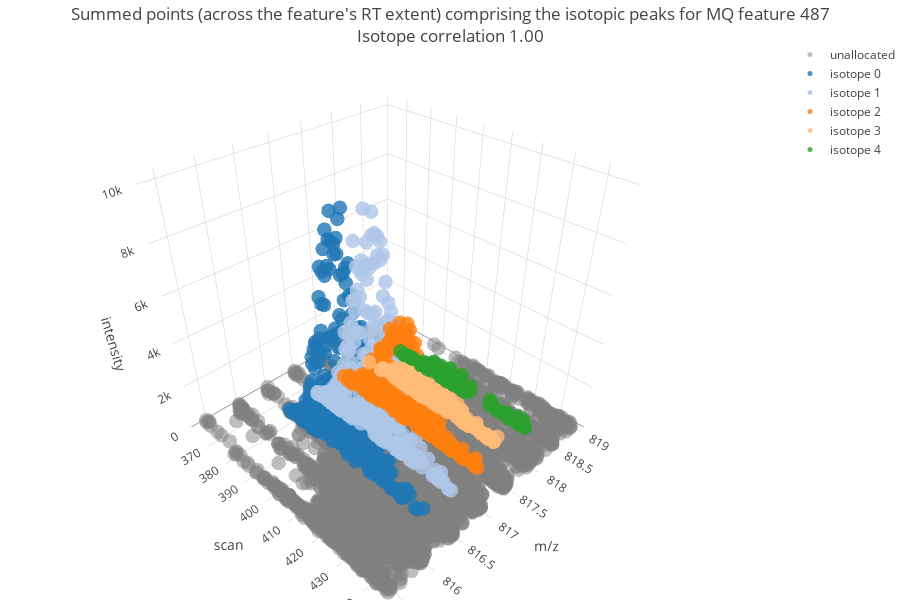

Notebook code cell kept with this figure:
### Code cell
import plotly.plotly as py
import plotly.graph_objs as go

traces = []

# plot all the unallocated points in the region
trace = go.Scatter3d(
    x = unallocated_df.mz,
    y = unallocated_df.scan,
    z = unallocated_df.intensity,
    mode = 'markers',
    marker = dict(
        size = 5,
        color = "rgb(128,128,128)",
        opacity = 0.5
    ),
    text = unallocated_df.hover,
    hoverinfo = 'text',
    name = "unallocated"
)
traces.append((trace))

# plot the isotopes
for isotope_idx in range(0,isotope_count):
    df = isotope_point_df_list[isotope_idx]
    if len(df) > 0:
        trace = go.Scatter3d(
            x = df.mz,
            y = df.scan,
            z = df.intensity,
            mode = 'markers',
            marker = dict(
                size = 5,
                color = "rgb{}".format(tableau20_py[isotope_idx]),
                opacity = 0.8
            ),
            text = df.hover,
            hoverinfo = 'text',
            name = "isotope {}".format(isotope_idx)
        )
        traces.append((trace))


data = traces
layout = go.Layout(
    autosize=False,
    width=900,
    height=600,
    title='Summed points (across the feature\'s RT extent) comprising the isotopic peaks for MQ feature {}<br>Isotope correlation {:,.2f}'.format(MQ_FEATURE_ID,isotope_correlation),
    margin=dict(
        l=0,
        r=0,
        b=0,
        t=40
    ),
    scene = dict(
        xaxis = dict(
            title='m/z', autorange='reversed'),
        yaxis = dict(
            title='scan'),
        zaxis = dict(
            title='intensity')
    )
)
fig = go.Figure(data=data, layout=layout)
iplot(fig)

### Figure 1 — Plotly figure (JSON) as saved in the notebook; plotly's stock layout.template omitted (floating-point values rounded to 4 significant figures; data arrays with more than 128 entries replaced by an {"elided": "..."} marker saying what was removed)
{"data": [{"hoverinfo": "text", "marker": {"color": "rgb(128,128,128)", "opacity": 0.5, "size": 5}, "mode": "markers", "name": "unallocated", "text": {"elided": "6877 str values"}, "type": "scatter3d", "x": {"elided": "6877 float values"}, "y": {"elided": "6877 int values"}, "z": {"elided": "6877 int values"}}, {"hoverinfo": "text", "marker": {"color": "rgb(31, 119, 180)", "opacity": 0.8, "size": 5}, "mode": "markers", "name": "isotope 0", "text": {"elided": "319 str values"}, "type": "scatter3d", "x": {"elided": "319 float values"}, "y": {"elided": "319 int values"}, "z": {"elided": "319 int values"}}, {"hoverinfo": "text", "marker": {"color": "rgb(174, 199, 232)", "opacity": 0.8, "size": 5}, "mode": "markers", "name": "isotope 1", "text": {"elided": "332 str values"}, "type": "scatter3d", "x": {"elided": "332 float values"}, "y": {"elided": "332 int values"}, "z": {"elided": "332 int values"}}, {"hoverinfo": "text", "marker": {"color": "rgb(255, 127, 14)", "opacity": 0.8, "size": 5}, "mode": "markers", "name": "isotope 2", "text": {"elided": "269 str values"}, "type": "scatter3d", "x": {"elided": "269 float values"}, "y": {"elided": "269 int values"}, "z": {"elided": "269 int values"}}, {"hoverinfo": "text", "marker": {"color": "rgb(255, 187, 120)", "opacity": 0.8, "size": 5}, "mode": "markers", "name": "isotope 3", "text": {"elided": "198 str values"}, "type": "scatter3d", "x": {"elided": "198 float values"}, "y": {"elided": "198 int values"}, "z": {"elided": "198 int values"}}, {"hoverinfo": "text", "marker": {"color": "rgb(44, 160, 44)", "opacity": 0.8, "size": 5}, "mode": "markers", "name": "isotope 4", "text": ["818.3950 m/z, 412 scan, RT 4343.4 secs", "818.4017 m/z, 429 scan, RT 4343.3 secs", "818.4014 m/z, 430 scan, RT 4343.7 secs", "818.4006 m/z, 425 scan, RT 4347.7 secs", "818.4008 m/z, 407 scan, RT 4348.9 secs", "818.4012 m/z, 423 scan, RT 4350.3 secs", "818.4001 m/z, 426 scan, RT 4349.2 secs", "818.4009 m/z, 406 scan, RT 4352.5 secs", "818.4000 m/z, 429 scan, RT 4354.6 secs", "818.4015 m/z, 429 scan, RT 4356.7 secs", "818.4015 m/z, 400 scan, RT 4359.6 secs", "818.3969 m/z, 401 scan, RT 4359.1 secs", "818.3983 m/z, 408 scan, RT 4359.2 secs", "818.4001 m/z, 388 scan, RT 4362.3 secs", "818.4015 m/z, 393 scan, RT 4361.4 secs", "818.3948 m/z, 394 scan, RT 4362.1 secs", "818.4025 m/z, 397 scan, RT 4361.7 secs", "818.4009 m/z, 400 scan, RT 4361.0 secs", "818.3995 m/z, 401 scan, RT 4361.4 secs", "818.4025 m/z, 402 scan, RT 4361.3 secs", "818.4007 m/z, 403 scan, RT 4362.3 secs", "818.3956 m/z, 405 scan, RT 4361.2 secs", "818.3967 m/z, 406 scan, RT 4362.0 secs", "818.3991 m/z, 407 scan, RT 4361.6 secs", "818.4012 m/z, 414 scan, RT 4361.3 secs", "818.4026 m/z, 422 scan, RT 4361.6 secs", "818.4016 m/z, 423 scan, RT 4361.6 secs", "818.3956 m/z, 384 scan, RT 4363.4 secs", "818.4000 m/z, 386 scan, RT 4363.8 secs", "818.3986 m/z, 387 scan, RT 4364.4 secs", "818.3972 m/z, 388 scan, RT 4363.6 secs", "818.3958 m/z, 392 scan, RT 4364.2 secs", "818.3993 m/z, 393 scan, RT 4362.8 secs", "818.3956 m/z, 394 scan, RT 4362.5 secs", "818.3961 m/z, 396 scan, RT 4363.5 secs", "818.4019 m/z, 397 scan, RT 4362.6 secs", "818.3969 m/z, 398 scan, RT 4363.2 secs", "818.3993 m/z, 400 scan, RT 4363.1 secs", "818.3981 m/z, 401 scan, RT 4363.6 secs", "818.4001 m/z, 402 scan, RT 4362.6 secs", "818.3986 m/z, 403 scan, RT 4363.2 secs", "818.3962 m/z, 405 scan, RT 4363.4 secs", "818.4002 m/z, 406 scan, RT 4363.7 secs", "818.4016 m/z, 407 scan, RT 4363.3 secs", "818.3968 m/z, 409 scan, RT 4363.6 secs", "818.4012 m/z, 410 scan, RT 4363.3 secs", "818.4022 m/z, 412 scan, RT 4364.1 secs", "818.3975 m/z, 429 scan, RT 4364.3 secs", "818.4005 m/z, 436 scan, RT 4362.7 secs", "818.4018 m/z, 382 scan, RT 4366.0 secs", "818.3983 m/z, 384 scan, RT 4365.4 secs", "818.3964 m/z, 387 scan, RT 4365.0 secs", "818.3994 m/z, 395 scan, RT 4365.2 secs", "818.3990 m/z, 396 scan, RT 4365.0 secs", "818.3966 m/z, 397 scan, RT 4365.9 secs", "818.4012 m/z, 398 scan, RT 4365.4 secs", "818.3967 m/z, 399 scan, RT 4365.5 secs", "818.3996 m/z, 400 scan, RT 4365.2 secs", "818.3988 m/z, 401 scan, RT 4365.4 secs", "818.3998 m/z, 402 scan, RT 4365.5 secs", "818.3984 m/z, 405 scan, RT 4365.8 secs", "818.3963 m/z, 406 scan, RT 4365.6 secs", "818.3980 m/z, 408 scan, RT 4366.0 secs", "818.3991 m/z, 409 scan, RT 4364.6 secs", "818.3982 m/z, 410 scan, RT 4365.3 secs", "818.3950 m/z, 392 scan, RT 4367.4 secs", "818.3975 m/z, 395 scan, RT 4366.9 secs", "818.3956 m/z, 396 scan, RT 4366.5 secs", "818.4008 m/z, 397 scan, RT 4367.5 secs", "818.3949 m/z, 398 scan, RT 4366.8 secs", "818.3954 m/z, 402 scan, RT 4366.9 secs", "818.3988 m/z, 403 scan, RT 4367.7 secs", "818.3997 m/z, 405 scan, RT 4367.7 secs", "818.3949 m/z, 406 scan, RT 4367.5 secs", "818.3999 m/z, 408 scan, RT 4367.2 secs", "818.4013 m/z, 410 scan, RT 4368.1 secs", "818.3956 m/z, 388 scan, RT 4370.8 secs", "818.3956 m/z, 404 scan, RT 4369.1 secs", "818.3985 m/z, 405 scan, RT 4369.5 secs", "818.3966 m/z, 408 scan, RT 4370.2 secs", "818.3999 m/z, 411 scan, RT 4370.1 secs", "818.3995 m/z, 414 scan, RT 4370.2 secs", "818.4000 m/z, 422 scan, RT 4370.8 secs", "818.4012 m/z, 434 scan, RT 4370.5 secs", "818.4018 m/z, 401 scan, RT 4372.7 secs", "818.4016 m/z, 406 scan, RT 4373.1 secs", "818.3966 m/z, 411 scan, RT 4372.8 secs", "818.3986 m/z, 402 scan, RT 4374.3 secs", "818.4026 m/z, 404 scan, RT 4375.8 secs", "818.3989 m/z, 433 scan, RT 4375.3 secs", "818.3991 m/z, 436 scan, RT 4376.7 secs", "818.3970 m/z, 403 scan, RT 4378.6 secs", "818.3948 m/z, 404 scan, RT 4377.2 secs", "818.4009 m/z, 407 scan, RT 4377.9 secs", "818.4025 m/z, 429 scan, RT 4378.3 secs", "818.3979 m/z, 432 scan, RT 4376.5 secs", "818.3974 m/z, 434 scan, RT 4378.1 secs", "818.3995 m/z, 435 scan, RT 4376.9 secs", "818.4001 m/z, 407 scan, RT 4378.6 secs", "818.4024 m/z, 430 scan, RT 4381.2 secs", "818.3950 m/z, 410 scan, RT 4382.1 secs", "818.4018 m/z, 430 scan, RT 4382.8 secs", "818.3952 m/z, 435 scan, RT 4382.3 secs", "818.4028 m/z, 410 scan, RT 4384.1 secs", "818.4021 m/z, 427 scan, RT 4384.6 secs", "818.3967 m/z, 434 scan, RT 4384.6 secs"], "type": "scatter3d", "x": [818.4, 818.4, 818.4, 818.4, 818.4, 818.4, 818.4, 818.4, 818.4, 818.4, 818.4, 818.4, 818.4, 818.4, 818.4, 818.4, 818.4, 818.4, 818.4, 818.4, 818.4, 818.4, 818.4, 818.4, 818.4, 818.4, 818.4, 818.4, 818.4, 818.4, 818.4, 818.4, 818.4, 818.4, 818.4, 818.4, 818.4, 818.4, 818.4, 818.4, 818.4, 818.4, 818.4, 818.4, 818.4, 818.4, 818.4, 818.4, 818.4, 818.4, 818.4, 818.4, 818.4, 818.4, 818.4, 818.4, 818.4, 818.4, 818.4, 818.4, 818.4, 818.4, 818.4, 818.4, 818.4, 818.4, 818.4, 818.4, 818.4, 818.4, 818.4, 818.4, 818.4, 818.4, 818.4, 818.4, 818.4, 818.4, 818.4, 818.4, 818.4, 818.4, 818.4, 818.4, 818.4, 818.4, 818.4, 818.4, 818.4, 818.4, 818.4, 818.4, 818.4, 818.4, 818.4, 818.4, 818.4, 818.4, 818.4, 818.4, 818.4, 818.4, 818.4, 818.4, 818.4, 818.4], "y": [412, 429, 430, 425, 407, 423, 426, 406, 429, 429, 400, 401, 408, 388, 393, 394, 397, 400, 401, 402, 403, 405, 406, 407, 414, 422, 423, 384, 386, 387, 388, 392, 393, 394, 396, 397, 398, 400, 401, 402, 403, 405, 406, 407, 409, 410, 412, 429, 436, 382, 384, 387, 395, 396, 397, 398, 399, 400, 401, 402, 405, 406, 408, 409, 410, 392, 395, 396, 397, 398, 402, 403, 405, 406, 408, 410, 388, 404, 405, 408, 411, 414, 422, 434, 401, 406, 411, 402, 404, 433, 436, 403, 404, 407, 429, 432, 434, 435, 407, 430, 410, 430, 435, 410, 427, 434], "z": [79, 141, 115, 113, 74, 264, 134, 123, 157, 259, 204, 202, 217, 167, 229, 216, 442, 441, 383, 331, 349, 481, 247, 460, 545, 428, 331, 99, 155, 140, 196, 133, 341, 178, 371, 515, 686, 404, 684, 300, 519, 830, 629, 610, 665, 839, 198, 306, 177, 154, 127, 199, 338, 364, 322, 506, 392, 256, 586, 229, 786, 679, 558, 488, 515, 98, 89, 109, 232, 177, 190, 339, 529, 409, 440, 269, 166, 66, 287, 147, 199, 252, 152, 98, 82, 132, 125, 149, 281, 441, 89, 110, 252, 162, 119, 126, 181, 441, 175, 83, 140, 114, 238, 155, 160, 92]}], "layout": {"autosize": false, "height": 600, "margin": {"b": 0, "l": 0, "r": 0, "t": 40}, "scene": {"xaxis": {"autorange": "reversed", "title": "m/z"}, "yaxis": {"title": "scan"}, "zaxis": {"title": "intensity"}}, "title": "Summed points (across the feature's RT extent) comprising the isotopic peaks for MQ feature 487<br>Isotope correlation 1.00", "width": 900}}
